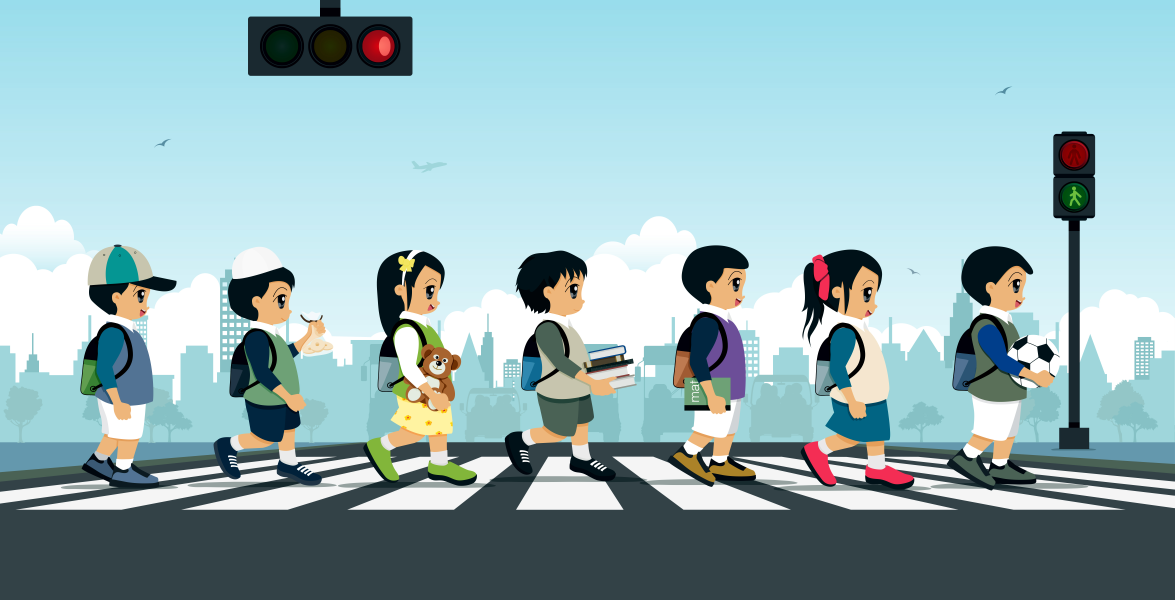
//> input picture Extraccion de Caracteristicas/Histograma-de-Gradientes-Orientados/Peatones.jpg, 5872 x 3000 px (shown at 1/5 size)
$ ./Principal   (built with g++ and OpenCV 4)
//> lines starting //> are read from the running program, lines starting //| are printed output that depends on the picture
#include <iostream>
#include <cstdlib>
#include <cstdio>

#include <cstring>
#include <fstream>
#include <sstream>

#include <cmath> // Librería que contiene funciones matemáticas (sin, cos, tan, PI, etc.)
#include <random> // Generación de números aleatorios

// Librerías de OpenCV
#include <opencv2/core/core.hpp> // Contiene las definiciones de imagen (Matriz que representa la imagen y su operaciones)
#include <opencv2/video/video.hpp> // Permite reproducir videos de archivos almacenados en disco o en la nube
#include <opencv2/highgui/highgui.hpp> // Permite crear las interfaces gráficas básicas
#include <opencv2/videoio/videoio.hpp> // Permite grabar videos en diferentes formatos
#include <opencv2/imgproc/imgproc.hpp> // Incluye métodos para pre-procesamiento de imágenes
#include <opencv2/imgcodecs/imgcodecs.hpp> // Incluye funciones para leer y trabajar con distintos formatos de imágenes
#include <opencv2/objdetect/objdetect.hpp>

#include <opencv2/ml/ml.hpp>

using namespace std;
using namespace cv;
using namespace ml;

int main(int argc, char *argv[]){

    Mat imagen = imread("Peatones.jpg");
//> imagen is the input picture: 3000 rows x 5872 cols, CV_8UC3; mean B, G, R 183, 178.4, 148.6

    if (imagen.empty()) {
        cout << "No se pudo cargar la imagen!" << endl;
        return -1;
    }

    Mat imagenRedimensionada;
    resize(imagen, imagenRedimensionada, Size(), 0.4, 0.4);

    Mat imgDecimal;
    Mat gx, gy;
    Mat magnitud, angulo;

    imagenRedimensionada.convertTo(imgDecimal, CV_32F, 1.0/255.0);

    Sobel(imgDecimal, gx, CV_32F, 1, 0, 1);
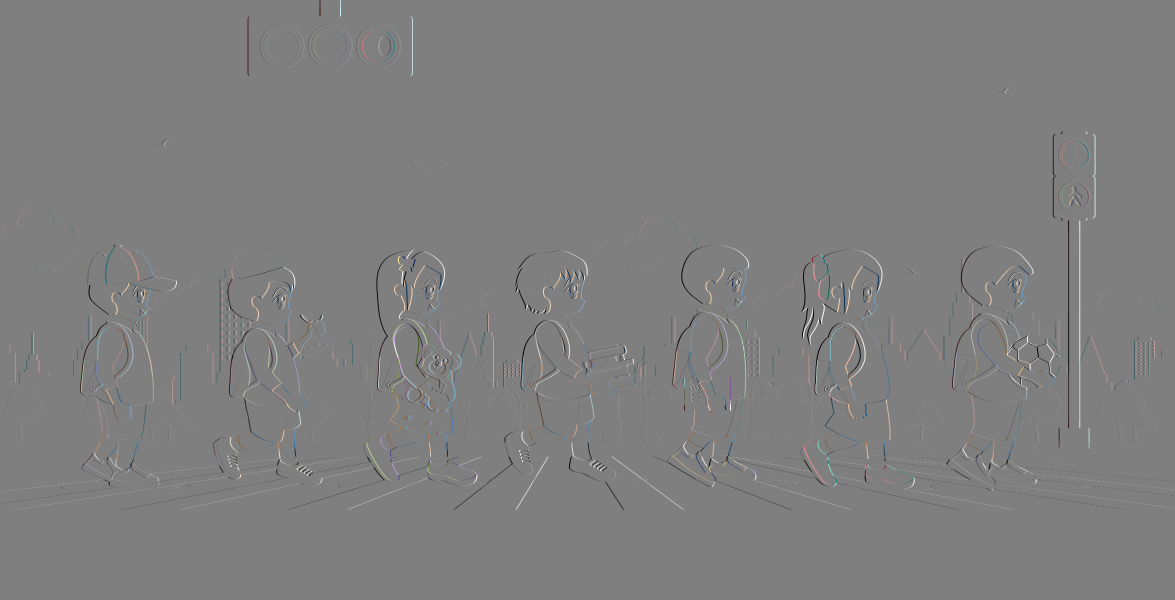
//> gx: 1200 rows x 2349 cols, CV_32FC3 (shown at 1/2 size); mean B, G, R 1.94e-06, 1.14e-06, -6.06e-06; drawn with min black and max white
    Sobel(imgDecimal, gy, CV_32F, 0, 1, 1);
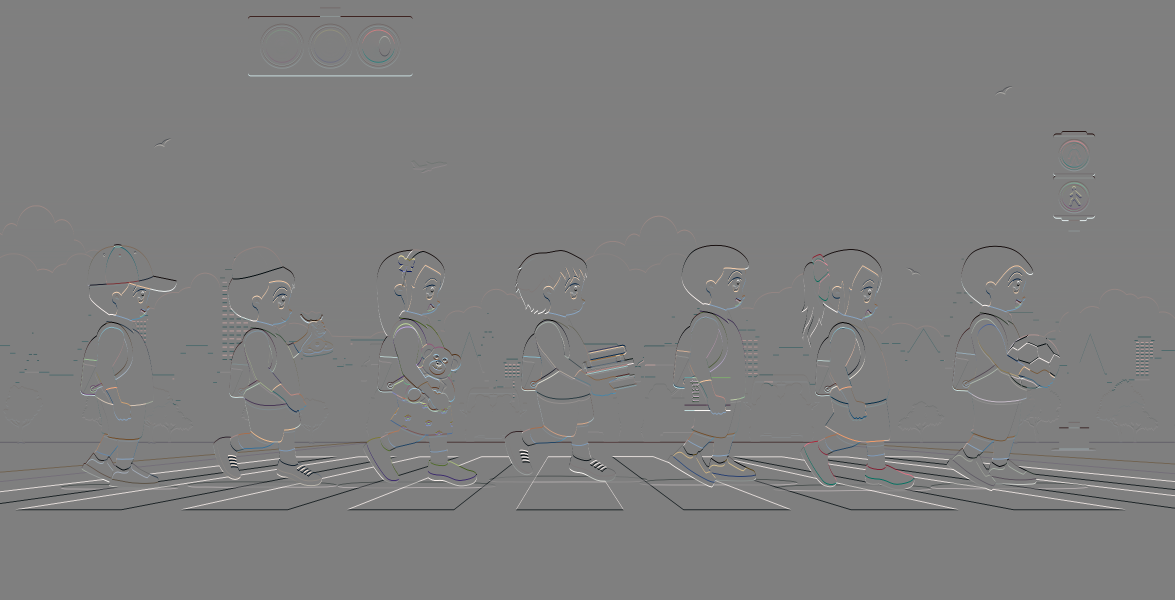
//> gy: 1200 rows x 2349 cols, CV_32FC3 (shown at 1/2 size); mean B, G, R -0.00106, -0.000993, -0.000646; drawn with min black and max white

    cartToPolar(gx, gy, magnitud, angulo, true);
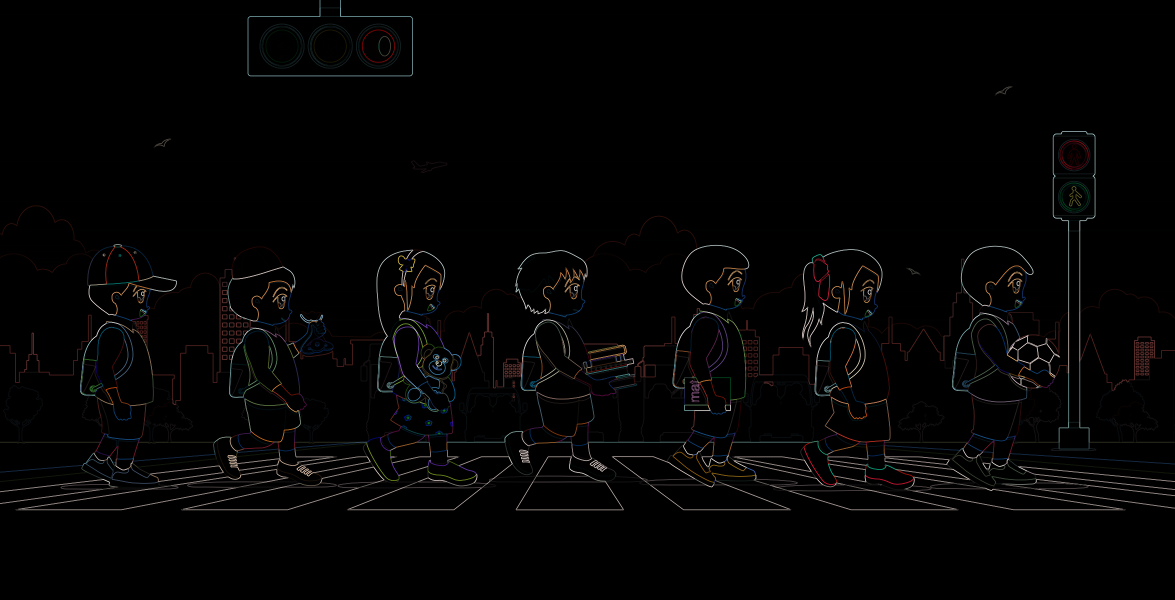
//> magnitud: 1200 rows x 2349 cols, CV_32FC3 (shown at 1/2 size); mean B, G, R 0.0198, 0.0203, 0.0226; drawn with min black and max white
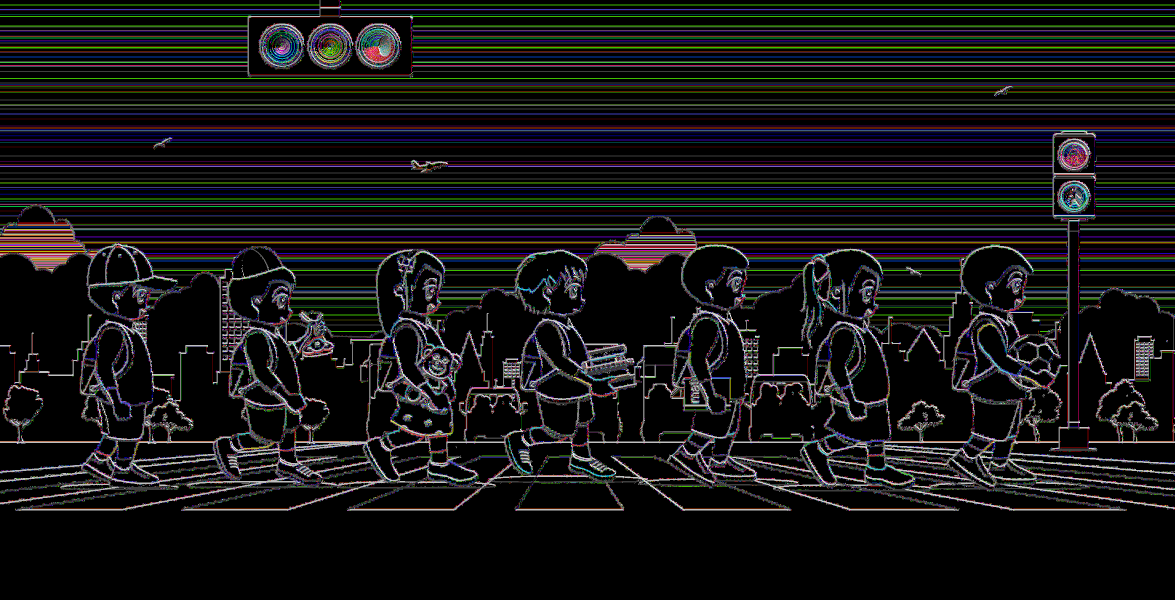
//> angulo: 1200 rows x 2349 cols, CV_32FC3 (shown at 1/2 size); mean B, G, R 30.9, 30.1, 30.7; drawn with min black and max white

    HOGDescriptor hog(Size(64,128), Size(16,16), Size(8,8), Size(8,8), 9);

    Mat deteccion = imagenRedimensionada.clone();
    hog.setSVMDetector(HOGDescriptor::getDefaultPeopleDetector());

    vector<Rect> detecciones;

    // Ajuste de parámetros para mejorar la detección de peatones
    hog.detectMultiScale(imagenRedimensionada, detecciones, 0, Size(8,8), Size(16,16), 1.05, 2.0);
//> detecciones = 8 Rects (x, y, width, height): [1014, 505, 70, 139], [458, 637, 86, 171], [1052, 609, 88, 175], [758, 602, 110, 220], [206, 540, 107, 215], [1794, 623, 112, 224], [1208, 724, 109, 219], [719, 474, 125, 250]

    cout << "Detecciones: " << detecciones.size() << endl;
//| Detecciones: 8

    Rect r;

    for(int i=0;i<detecciones.size();i++){
        r = detecciones[i];

        rectangle(deteccion, r.tl(), r.br(), Scalar(0,255,0), 2);
    }
//> this loop made 8 passes
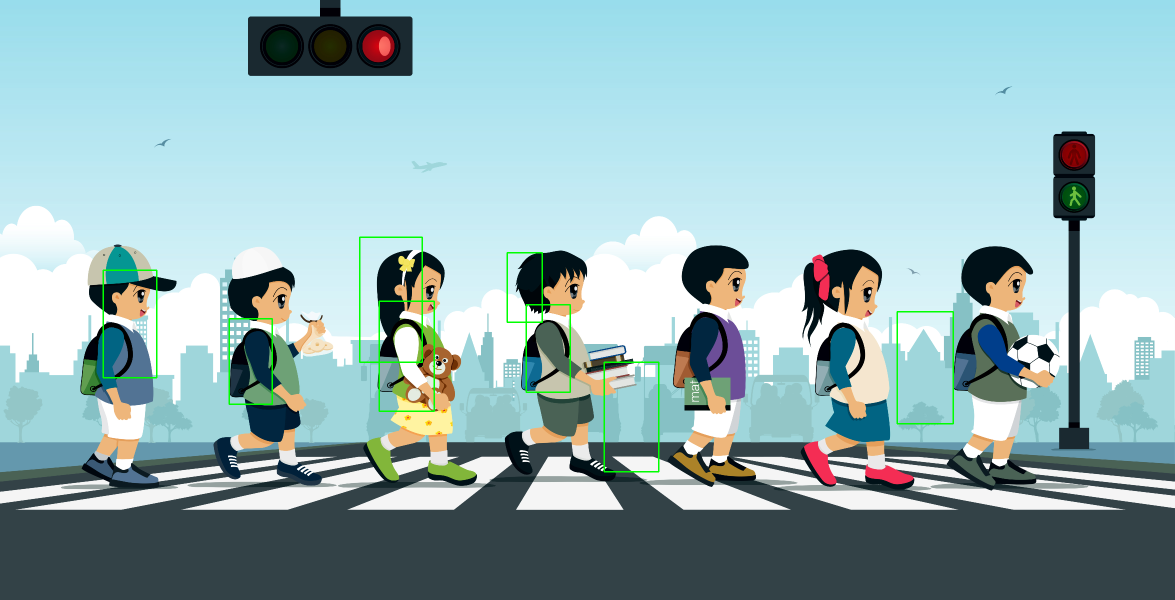
//> deteccion: 1200 rows x 2349 cols, CV_8UC3 (shown at 1/2 size); mean B, G, R 182.1, 178.8, 147.8

    namedWindow("Imagen Redimensionada", WINDOW_AUTOSIZE);
    namedWindow("Detecciones", WINDOW_AUTOSIZE);

    imshow("Imagen Redimensionada", imagenRedimensionada);
    imshow("Detecciones", deteccion);

    waitKey(0);

    destroyAllWindows();

    return 0;
}
